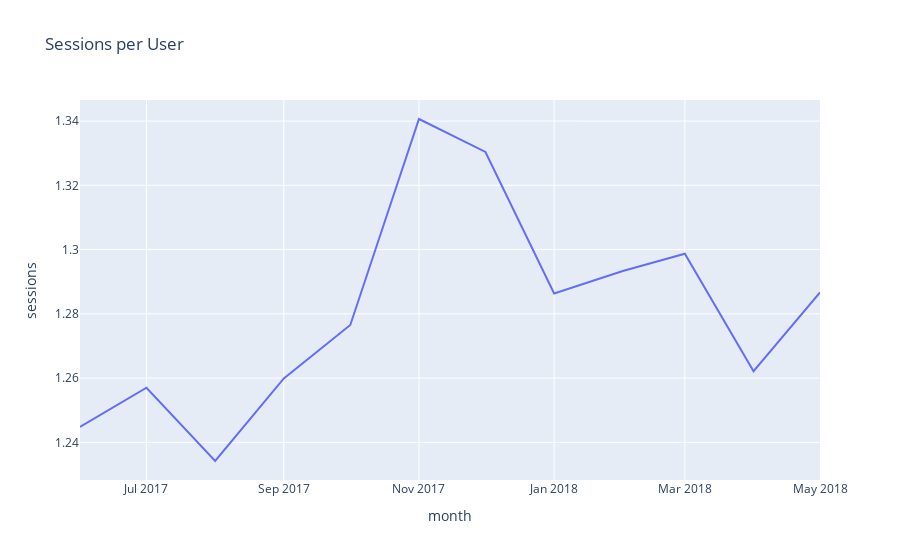

Notebook source saved alongside this figure:
### Markdown cell above
The daily sessions hover slightly above 1. How abouth monthly sessions?

### Code cell
fig = px.line(mau,
             x='month',
             y='sessions_per_user',
             title='Monthly Sessions per User',
             labels={'sessions_per_user': 'sessions'})

fig.show()

### Figure 1 — Plotly figure (JSON) as saved in the notebook; plotly's stock layout.template omitted (floating-point values rounded to 4 significant figures)
{"data": [{"hovertemplate": "month=%{x}<br>sessions=%{y}<extra></extra>", "legendgroup": "", "line": {"color": "#636efa", "dash": "solid"}, "marker": {"symbol": "circle"}, "mode": "lines", "name": "", "orientation": "v", "showlegend": false, "type": "scatter", "x": ["2017-06-01T00:00:00", "2017-07-01T00:00:00", "2017-08-01T00:00:00", "2017-09-01T00:00:00", "2017-10-01T00:00:00", "2017-11-01T00:00:00", "2017-12-01T00:00:00", "2018-01-01T00:00:00", "2018-02-01T00:00:00", "2018-03-01T00:00:00", "2018-04-01T00:00:00", "2018-05-01T00:00:00"], "xaxis": "x", "y": [1.245, 1.257, 1.234, 1.26, 1.277, 1.341, 1.33, 1.286, 1.293, 1.299, 1.262, 1.287], "yaxis": "y"}], "layout": {"legend": {"tracegroupgap": 0}, "title": {"text": "Sessions per User"}, "xaxis": {"anchor": "y", "domain": [0, 1], "title": {"text": "month"}}, "yaxis": {"anchor": "x", "domain": [0, 1], "title": {"text": "sessions"}}}}
